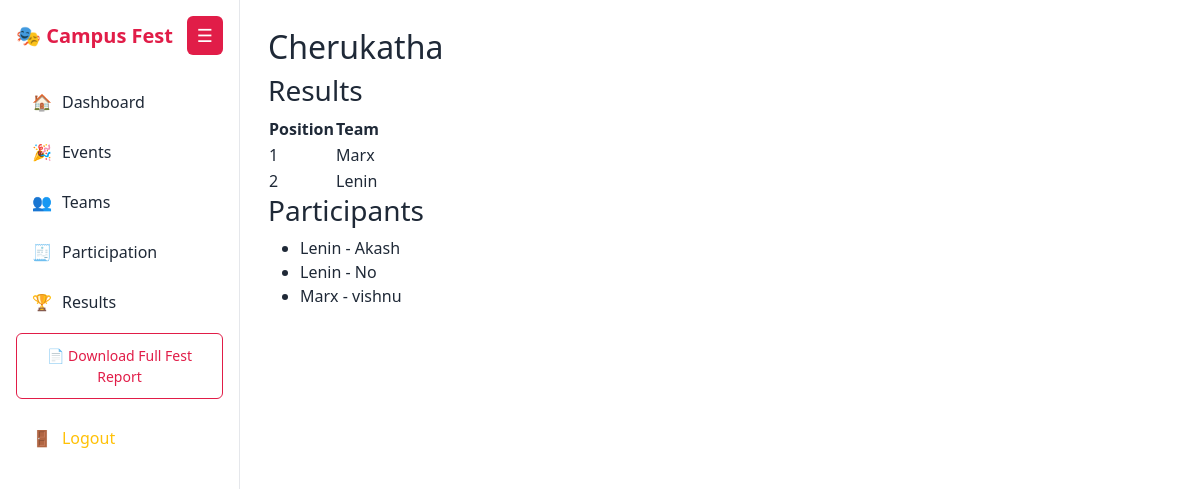
The page /event/1/ on the database its author committed.
### app/models.py (models this page shows, shortened)
class Event(models.Model):
    STAGE_TYPE_CHOICES = (
        ('ON_STAGE', 'On Stage'),
        ('OFF_STAGE', 'Off Stage'),
    )
    EVENT_TYPE_CHOICES = (
        ('SINGLE', 'Single'),
        ('GROUP', 'Group'),
    )
    name = models.CharField(max_length=200, unique=True)
    stage_type = models.CharField(
        max_length=10,
        choices=STAGE_TYPE_CHOICES
    )
    event_type = models.CharField(
        max_length=10,
        choices=EVENT_TYPE_CHOICES
    )
    min_team_size = models.PositiveIntegerField(default=1)
    max_team_size = models.PositiveIntegerField(default=1)

class Result(models.Model):
    event = models.ForeignKey(
        Event,
        on_delete=models.CASCADE,
        related_name='results'
    )
    team = models.ForeignKey(
        Team,
        on_delete=models.CASCADE,
        related_name='results'
    )
    position = models.PositiveIntegerField()
    points = models.PositiveIntegerField(default=0)
    class Meta:
        unique_together = ('event', 'team')
        ordering = ['position']

class Team(models.Model):
    team_name = models.CharField(max_length=150)
    department = models.CharField(max_length=100)

class Participation(models.Model):
    event = models.ForeignKey(
        Event,
        on_delete=models.CASCADE,
        related_name='participations'
    )
    team = models.ForeignKey(
        Team,
        on_delete=models.CASCADE,
        related_name='participations'
    )
    participant_name = models.CharField(max_length=150)
    class Meta:
        unique_together = ('event', 'team', 'participant_name')

### app/views.py (the view)
# urls.py: path('event/<int:event_id>/', views.public_event_result, name='public_event_result'),
def public_event_result(request, event_id):
    event = get_object_or_404(Event, id=event_id)
    results = Result.objects.filter(
        event=event
    ).select_related('team').order_by('position')
    participants = Participation.objects.filter(
        event=event
    ).select_related('team')
    return render(
        request,
        'pevent_result.html',
        {
            'event': event,
            'results': results,
            'participants': participants,
        }
    )

### app/templates/pevent_result.html
{% extends "base.html" %}
{% block content %}
<h2>{{ event.name }}</h2>
<h3>Results</h3>
<table>
<tr><th>Position</th><th>Team</th></tr>
{% for r in results %}
<tr>
    <td>{{ r.position }}</td>
    <td>{{ r.team.team_name }}</td>
</tr>
{% endfor %}
</table>
<h3>Participants</h3>
<ul>
{% for p in participants %}
    <li>{{ p.team.team_name }} - {{ p.participant_name }}</li>
{% endfor %}
</ul>
{% endblock %}

### app/templates/base.html (style rules this page uses)
:root { --red:#e11d48; --red-soft:#ffe4e6; --text:#1f2937; --muted:#6b7280; --border:#e5e7eb; --bg:#fafafa; }
body { background:var(--bg); font-family:'Segoe UI',sans-serif; color:var(--text); overflow-x:hidden; }

### rows shown on the page
Event: name "Cherukatha"
Result: position "1", team.team_name "Marx"
Result: position "2", team.team_name "Lenin"
Participation: team.team_name "Lenin", participant_name "Akash"
Participation: team.team_name "Lenin", participant_name "No"
Participation: team.team_name "Marx", participant_name "vishnu"
